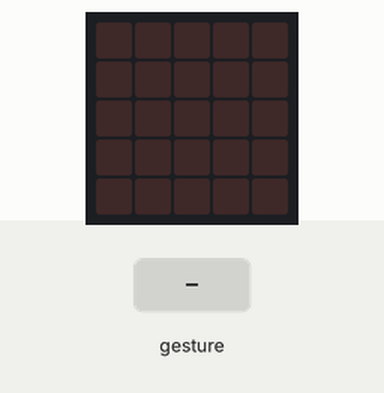
Recording of a program running on a simulated BBC micro:bit (MakeCode). Shown: the board's 5×5 LED display. Inputs (shaded band) come from the test bench. A tilt is held for 1.5 s and a shake lasts 1 s, then the board lies face up again.

Above: at 1.2 s.
1.3 s: gesture 'tilt right'
At 2.4 s:
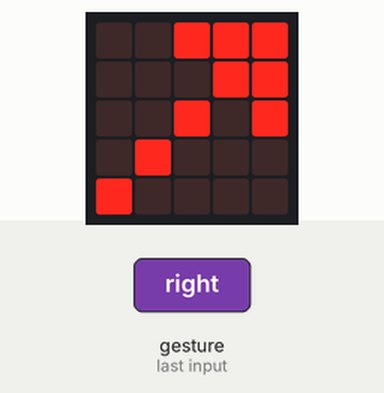
At 6.2 s:
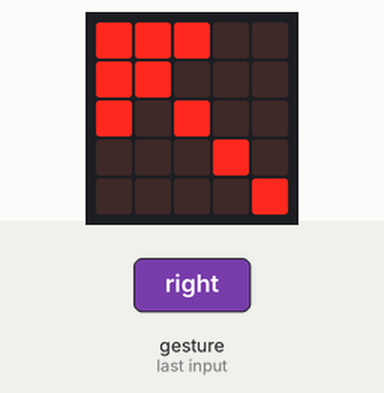
7.1 s: gesture 'tilt left'
At 12.0 s:
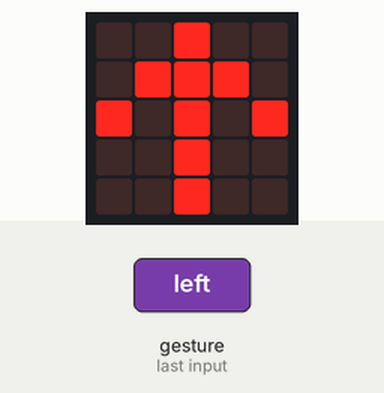
Timing chart, 0 to 13.5 s (numbered marks = the images above; inputs shaded):
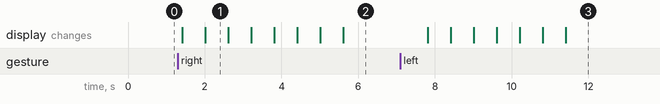

The program:

main.ts
```typescript
function Biratu_eskuinera () {
    basic.showArrow(ArrowNames.North)
    basic.showArrow(ArrowNames.NorthEast)
    basic.showArrow(ArrowNames.East)
    basic.showArrow(ArrowNames.SouthEast)
    basic.showArrow(ArrowNames.South)
    basic.showArrow(ArrowNames.SouthWest)
    basic.showArrow(ArrowNames.West)
    basic.showArrow(ArrowNames.NorthWest)
}
function Biratu_ezkerrera () {
    basic.showArrow(ArrowNames.NorthWest)
    basic.showArrow(ArrowNames.West)
    basic.showArrow(ArrowNames.SouthWest)
    basic.showArrow(ArrowNames.South)
    basic.showArrow(ArrowNames.SouthEast)
    basic.showArrow(ArrowNames.East)
    basic.showArrow(ArrowNames.NorthEast)
    basic.showArrow(ArrowNames.North)
}
basic.forever(function () {
    if (input.isGesture(Gesture.TiltRight)) {
        Biratu_eskuinera()
    }
    if (input.isGesture(Gesture.TiltLeft)) {
        Biratu_ezkerrera()
    }
})
```

test.ts
```typescript
// aquí va el archivo "tests"; esto no se compilará cuando este paquete se utilice como una extensión.
```

Measured:
- after the input at 1.3 s, the display: first changes after 0.11 s (image 1 shows a later state)
- after the input at 7.1 s, the display: first changes after 0.71 s (image 3 shows a later state)
- what the display in image 1 shows lasts 0.6 s, from 2.0 s to 2.6 s
